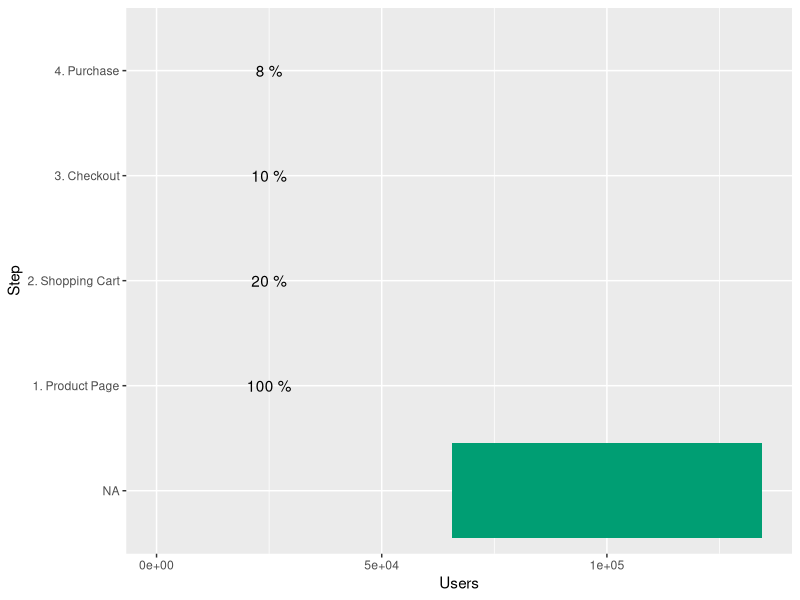

Generate this figure with R:
library(ggplot2)
library(reshape2)

# https://medium.com/@randall.helms/visualizing-the-sales-funnel-a-simple-template-4dfbf0ff4400
#create a simple data frame
step = c('1. Product Page', '2. Shopping Cart', '3. Checkout', '4. Purchase')
users = c(50000, 10000, 5100, 3825) #add in your own numbers here
ratio = users / users[1]
sales_funnel <- data.frame(step, users, ratio)

#format the data for creating the chart
all <- subset(sales_funnel, ratio == 1)$users

sales_funnel$padding <- (all - sales_funnel$users) / 2
molten <- melt(sales_funnel[, -3], id.var = 'step')
molten <- molten[order(molten$variable, decreasing = T), ]
molten$step <- factor(molten$step, level = rev(levels(molten$step)))

#make the chart
funnel_plot <- ggplot(molten, aes(x = step))  +
  geom_bar(aes(y = value, fill = variable),
           stat = 'identity',
           position = 'stack') +
  geom_text(data = sales_funnel, aes(y = all / 2, label = paste(round(ratio *
                                                                        100), '%')), color = 'black') + scale_fill_manual(values = c("#009E73", 'NA')) +
  coord_flip() +
  theme(legend.position = 'none') +
  labs(x = 'Step', y = 'Users')
print(funnel_plot)